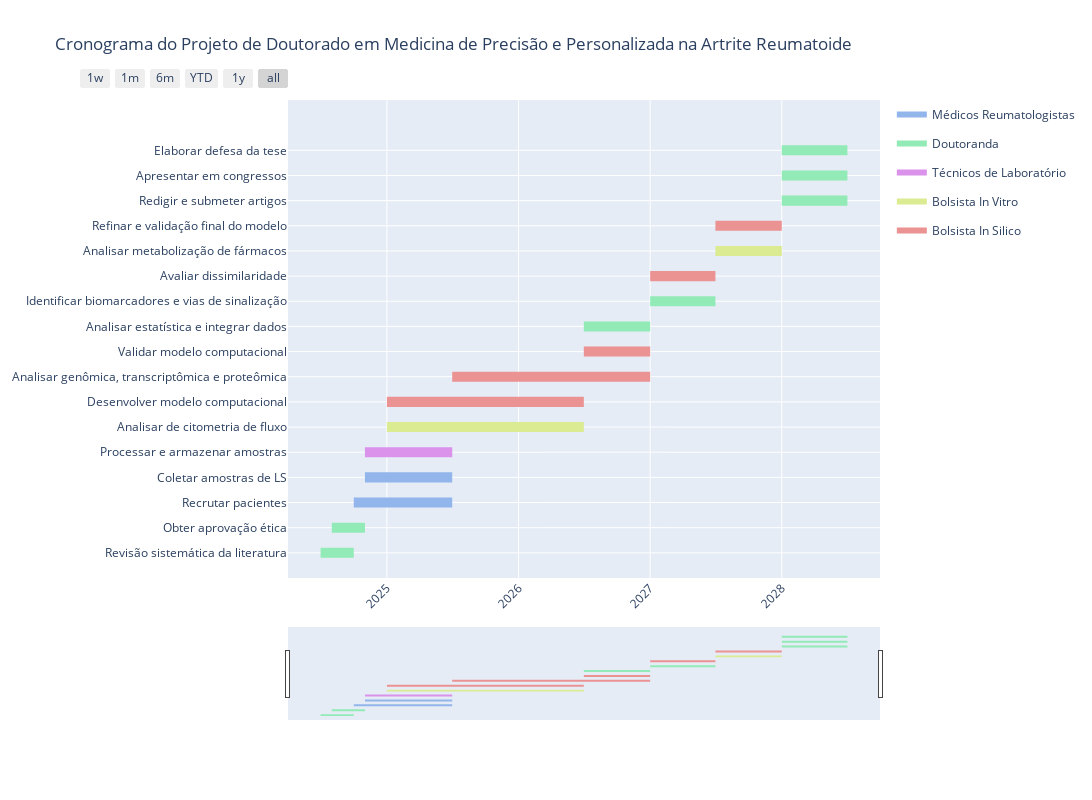

Notebook code cell kept with this figure:
### Code cell
import plotly.figure_factory as ff
import pandas as pd
import colorsys  # Para trabalhar com o sistema de cores HSL

# Dados do cronograma
df = pd.DataFrame(
    [
        dict(Task="Revisão sistemática da literatura", Start="2024-01-01", Finish="2024-04-01", Resource="Doutoranda"),
        dict(Task="Obter aprovação ética", Start="2024-02-01", Finish="2024-05-01", Resource="Doutoranda"),
        dict(Task="Recrutar pacientes", Start="2024-04-01", Finish="2025-01-01", Resource="Médicos Reumatologistas"),
        dict(Task="Coletar amostras de LS", Start="2024-05-01", Finish="2025-01-01", Resource="Médicos Reumatologistas"),
        dict(Task="Processar e armazenar amostras", Start="2024-05-01", Finish="2025-01-01", Resource="Técnicos de Laboratório"),
        dict(Task="Analisar de citometria de fluxo", Start="2024-07-01", Finish="2026-01-01", Resource="Bolsista In Vitro"),
        dict(Task="Desenvolver modelo computacional", Start="2024-07-01", Finish="2026-01-01", Resource="Bolsista In Silico"),
        dict(Task="Analisar genômica, transcriptômica e proteômica", Start="2025-01-01", Finish="2026-07-01", Resource="Bolsista In Silico"),
        dict(Task="Validar modelo computacional", Start="2026-01-01", Finish="2026-07-01", Resource="Bolsista In Silico"),
        dict(Task="Analisar estatística e integrar dados", Start="2026-01-01", Finish="2026-07-01", Resource="Doutoranda"),
        dict(Task="Identificar biomarcadores e vias de sinalização", Start="2026-07-01", Finish="2027-01-01", Resource="Doutoranda"),
        dict(Task="Avaliar dissimilaridade", Start="2026-07-01", Finish="2027-01-01", Resource="Bolsista In Silico"),
        dict(Task="Analisar metabolização de fármacos", Start="2027-01-01", Finish="2027-07-01", Resource="Bolsista In Vitro"),
        dict(Task="Refinar e validação final do modelo", Start="2027-01-01", Finish="2027-07-01", Resource="Bolsista In Silico"),
        dict(Task="Redigir e submeter artigos", Start="2027-07-01", Finish="2028-01-01", Resource="Doutoranda"),
        dict(Task="Apresentar em congressos", Start="2027-07-01", Finish="2028-01-01", Resource="Doutoranda"),
        dict(Task="Elaborar defesa da tese", Start="2027-07-01", Finish="2028-01-01", Resource="Doutoranda"),
    ]
)

# Convertendo colunas para datetime
df['Start'] = pd.to_datetime(df['Start'])
df['Finish'] = pd.to_datetime(df['Finish'])

# Adicionando 6 meses às datas
df['Start'] = df['Start'] + pd.DateOffset(months=6)
df['Finish'] = df['Finish'] + pd.DateOffset(months=6)

# Ajustar os valores únicos da coluna "Resource"
resources = df["Resource"].unique()

# Função para gerar cores complementares
def generate_complementary_colors(num_colors):
    colors = []
    for i in range(num_colors):
        hue = (i * 360 / num_colors) % 360  # Ângulo Hue igualmente espaçado
        saturation = 0.7  # Saturação (pode ser ajustada)
        lightness = 0.75  # Luminosidade (pode ser ajustada)
        r, g, b = colorsys.hls_to_rgb(hue / 360, lightness, saturation)
        complementary_hue = (hue + 180) % 360
        cr, cg, cb = colorsys.hls_to_rgb(complementary_hue / 360, lightness, saturation)
        colors.append(f"rgb({int(r*255)}, {int(g*255)}, {int(b*255)})")
    return colors

# Gerar cores complementares
colors = generate_complementary_colors(len(df["Resource"].unique()))

# Criação do gráfico de Gantt
fig = ff.create_gantt(
    df,
    colors=colors,
    index_col="Resource",
    title="Cronograma do Projeto de Doutorado em Medicina de Precisão e Personalizada na Artrite Reumatoide",
    show_colorbar=True,
    bar_width=0.2,
    showgrid_x=True,
    showgrid_y=True,
)

# Personalização do layout
fig.update_layout(
    xaxis_tickangle=-45, 
    xaxis=dict(
        rangeslider=dict(visible=True),
        type="date"  # Defina o tipo do eixo x como data
    ),
    height=800,  # Altura do gráfico em pixels
    width=1200,  # Largura do gráfico em pixels
)

# Exibir o gráfico
fig.show()

### Figure 1 — Plotly figure (JSON) as saved in the notebook; plotly's stock layout.template omitted (floating-point values rounded to 4 significant figures)
{"data": [{"fill": "toself", "fillcolor": "rgb(146, 182, 235)", "hoverinfo": "name", "legendgroup": "rgb(146, 182, 235)", "mode": "none", "name": "Médicos Reumatologistas", "showlegend": true, "type": "scatter", "x": ["2024-10-01T00:00:00", "2025-07-01T00:00:00", "2025-07-01T00:00:00", "2024-10-01T00:00:00", "2024-10-01T00:00:00", "2024-11-01T00:00:00", "2025-07-01T00:00:00", "2025-07-01T00:00:00", "2024-11-01T00:00:00"], "y": [1.8, 1.8, 2.2, 2.2, null, 2.8, 2.8, 3.2, 3.2]}, {"fill": "toself", "fillcolor": "rgb(146, 235, 182)", "hoverinfo": "name", "legendgroup": "rgb(146, 235, 182)", "mode": "none", "name": "Doutoranda", "showlegend": true, "type": "scatter", "x": ["2024-07-01T00:00:00", "2024-10-01T00:00:00", "2024-10-01T00:00:00", "2024-07-01T00:00:00", "2024-07-01T00:00:00", "2024-08-01T00:00:00", "2024-11-01T00:00:00", "2024-11-01T00:00:00", "2024-08-01T00:00:00", "2024-08-01T00:00:00", "2026-07-01T00:00:00", "2027-01-01T00:00:00", "2027-01-01T00:00:00", "2026-07-01T00:00:00", "2026-07-01T00:00:00", "2027-01-01T00:00:00", "2027-07-01T00:00:00", "2027-07-01T00:00:00", "2027-01-01T00:00:00", "2027-01-01T00:00:00", "2028-01-01T00:00:00", "2028-07-01T00:00:00", "2028-07-01T00:00:00", "2028-01-01T00:00:00", "2028-01-01T00:00:00", "2028-01-01T00:00:00", "2028-07-01T00:00:00", "2028-07-01T00:00:00", "2028-01-01T00:00:00", "2028-01-01T00:00:00", "2028-01-01T00:00:00", "2028-07-01T00:00:00", "2028-07-01T00:00:00", "2028-01-01T00:00:00"], "y": [-0.2, -0.2, 0.2, 0.2, null, 0.8, 0.8, 1.2, 1.2, null, 8.8, 8.8, 9.2, 9.2, null, 9.8, 9.8, 10.2, 10.2, null, 13.8, 13.8, 14.2, 14.2, null, 14.8, 14.8, 15.2, 15.2, null, 15.8, 15.8, 16.2, 16.2]}, {"fill": "toself", "fillcolor": "rgb(218, 146, 235)", "hoverinfo": "name", "legendgroup": "rgb(218, 146, 235)", "mode": "none", "name": "Técnicos de Laboratório", "showlegend": true, "type": "scatter", "x": ["2024-11-01T00:00:00", "2025-07-01T00:00:00", "2025-07-01T00:00:00", "2024-11-01T00:00:00"], "y": [3.8, 3.8, 4.2, 4.2]}, {"fill": "toself", "fillcolor": "rgb(218, 235, 146)", "hoverinfo": "name", "legendgroup": "rgb(218, 235, 146)", "mode": "none", "name": "Bolsista In Vitro", "showlegend": true, "type": "scatter", "x": ["2025-01-01T00:00:00", "2026-07-01T00:00:00", "2026-07-01T00:00:00", "2025-01-01T00:00:00", "2025-01-01T00:00:00", "2027-07-01T00:00:00", "2028-01-01T00:00:00", "2028-01-01T00:00:00", "2027-07-01T00:00:00"], "y": [4.8, 4.8, 5.2, 5.2, null, 11.8, 11.8, 12.2, 12.2]}, {"fill": "toself", "fillcolor": "rgb(235, 146, 146)", "hoverinfo": "name", "legendgroup": "rgb(235, 146, 146)", "mode": "none", "name": "Bolsista In Silico", "showlegend": true, "type": "scatter", "x": ["2025-01-01T00:00:00", "2026-07-01T00:00:00", "2026-07-01T00:00:00", "2025-01-01T00:00:00", "2025-01-01T00:00:00", "2025-07-01T00:00:00", "2027-01-01T00:00:00", "2027-01-01T00:00:00", "2025-07-01T00:00:00", "2025-07-01T00:00:00", "2026-07-01T00:00:00", "2027-01-01T00:00:00", "2027-01-01T00:00:00", "2026-07-01T00:00:00", "2026-07-01T00:00:00", "2027-01-01T00:00:00", "2027-07-01T00:00:00", "2027-07-01T00:00:00", "2027-01-01T00:00:00", "2027-01-01T00:00:00", "2027-07-01T00:00:00", "2028-01-01T00:00:00", "2028-01-01T00:00:00", "2027-07-01T00:00:00"], "y": [5.8, 5.8, 6.2, 6.2, null, 6.8, 6.8, 7.2, 7.2, null, 7.8, 7.8, 8.2, 8.2, null, 10.8, 10.8, 11.2, 11.2, null, 12.8, 12.8, 13.2, 13.2]}, {"legendgroup": "rgb(146, 182, 235)", "marker": {"color": "rgb(146, 182, 235)", "opacity": 0, "size": 1}, "mode": "markers", "name": "", "showlegend": false, "text": [null, null, null, null], "type": "scatter", "x": ["2024-10-01T00:00:00", "2025-07-01T00:00:00", "2024-11-01T00:00:00", "2025-07-01T00:00:00"], "y": [2, 2, 3, 3]}, {"legendgroup": "rgb(146, 235, 182)", "marker": {"color": "rgb(146, 235, 182)", "opacity": 0, "size": 1}, "mode": "markers", "name": "", "showlegend": false, "text": [null, null, null, null, null, null, null, null, null, null, null, null, null, null], "type": "scatter", "x": ["2024-07-01T00:00:00", "2024-10-01T00:00:00", "2024-08-01T00:00:00", "2024-11-01T00:00:00", "2026-07-01T00:00:00", "2027-01-01T00:00:00", "2027-01-01T00:00:00", "2027-07-01T00:00:00", "2028-01-01T00:00:00", "2028-07-01T00:00:00", "2028-01-01T00:00:00", "2028-07-01T00:00:00", "2028-01-01T00:00:00", "2028-07-01T00:00:00"], "y": [0, 0, 1, 1, 9, 9, 10, 10, 14, 14, 15, 15, 16, 16]}, {"legendgroup": "rgb(218, 146, 235)", "marker": {"color": "rgb(218, 146, 235)", "opacity": 0, "size": 1}, "mode": "markers", "name": "", "showlegend": false, "text": [null, null], "type": "scatter", "x": ["2024-11-01T00:00:00", "2025-07-01T00:00:00"], "y": [4, 4]}, {"legendgroup": "rgb(218, 235, 146)", "marker": {"color": "rgb(218, 235, 146)", "opacity": 0, "size": 1}, "mode": "markers", "name": "", "showlegend": false, "text": [null, null, null, null], "type": "scatter", "x": ["2025-01-01T00:00:00", "2026-07-01T00:00:00", "2027-07-01T00:00:00", "2028-01-01T00:00:00"], "y": [5, 5, 12, 12]}, {"legendgroup": "rgb(235, 146, 146)", "marker": {"color": "rgb(235, 146, 146)", "opacity": 0, "size": 1}, "mode": "markers", "name": "", "showlegend": false, "text": [null, null, null, null, null, null, null, null, null, null], "type": "scatter", "x": ["2025-01-01T00:00:00", "2026-07-01T00:00:00", "2025-07-01T00:00:00", "2027-01-01T00:00:00", "2026-07-01T00:00:00", "2027-01-01T00:00:00", "2027-01-01T00:00:00", "2027-07-01T00:00:00", "2027-07-01T00:00:00", "2028-01-01T00:00:00"], "y": [6, 6, 7, 7, 8, 8, 11, 11, 13, 13]}], "layout": {"height": 800, "hovermode": "closest", "showlegend": true, "title": {"text": "Cronograma do Projeto de Doutorado em Medicina de Precisão e Personalizada na Artrite Reumatoide"}, "width": 1200, "xaxis": {"rangeselector": {"buttons": [{"count": 7, "label": "1w", "step": "day", "stepmode": "backward"}, {"count": 1, "label": "1m", "step": "month", "stepmode": "backward"}, {"count": 6, "label": "6m", "step": "month", "stepmode": "backward"}, {"count": 1, "label": "YTD", "step": "year", "stepmode": "todate"}, {"count": 1, "label": "1y", "step": "year", "stepmode": "backward"}, {"step": "all"}]}, "rangeslider": {"visible": true}, "showgrid": true, "tickangle": -45, "type": "date", "zeroline": false}, "yaxis": {"autorange": false, "range": [-1, 18], "showgrid": true, "ticktext": ["Revisão sistemática da literatura", "Obter aprovação ética", "Recrutar pacientes", "Coletar amostras de LS", "Processar e armazenar amostras", "Analisar de citometria de fluxo", "Desenvolver modelo computacional", "Analisar genômica, transcriptômica e proteômica", "Validar modelo computacional", "Analisar estatística e integrar dados", "Identificar biomarcadores e vias de sinalização", "Avaliar dissimilaridade", "Analisar metabolização de fármacos", "Refinar e validação final do modelo", "Redigir e submeter artigos", "Apresentar em congressos", "Elaborar defesa da tese"], "tickvals": [0, 1, 2, 3, 4, 5, 6, 7, 8, 9, 10, 11, 12, 13, 14, 15, 16], "zeroline": false}}}
